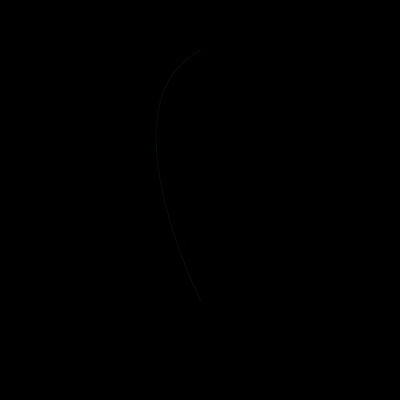
Frame 1 (no input)
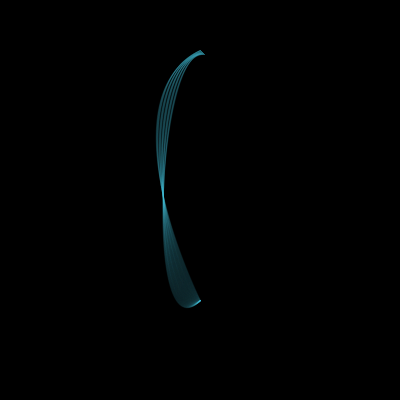
Frame 60 (the mouse pressed at the canvas centre just before this capture)
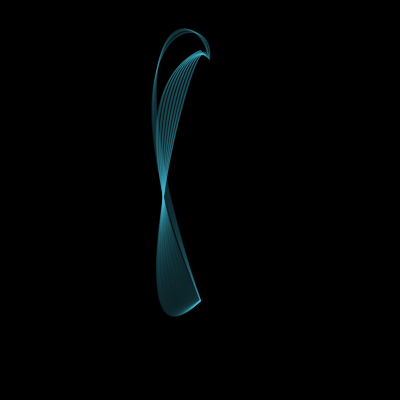
Frame 120 (the mouse held since frame 60 and released just before this capture)

The Processing sketch that drew these frames (run headless with seeded random() and noise(); from frame 60 on, the mouse is pressed at the canvas centre):

// Processing sketch: sketch_171207a
// ── sketch_171207a.pde
int anchor1x = 200;
int anchor1y = 50;
int anchor2x = 200;
int anchor2y = 300;
int control1x = 100;
int control1y = 100;
int control2x = 200;
int control2y = 300;
PVector location1;
PVector velocity1;

void setup() {
  size(400,400);
  background(0);
  location1 = new PVector(200,50);
  velocity1 = new PVector(0.08,0.08);
}

void draw() {
  //background(0);
  bez1(
    location1.x,
    location1.y,
    control1x,
    control1y,
    control2x,
    control2y,
    anchor2x,
    anchor2y,
    false
  );
  location1.add(velocity1);
  control1x = abs(control1x +1) % 400;
  control1y = abs(control1y -1) % 400;
  control2x = abs(control2x -1) % 400;
  control2y = abs(control2y +1) % 400;
}

void bez1(float a1x, float a1y, int c1x, int c1y, int c2x, int c2y, int a2x, int a2y, boolean showControls) {
  noFill();
  stroke(66, 187, 216, 20);
  bezier(a1x, a1y, c1x, c1y, c2x, c2y, a2x, a2y);
  if (showControls) {
    stroke (100,120,255);
    line(a1x, a1y, c1x, c1y);
    line(a2x, a2y, c2x, c2y);
  }
}
